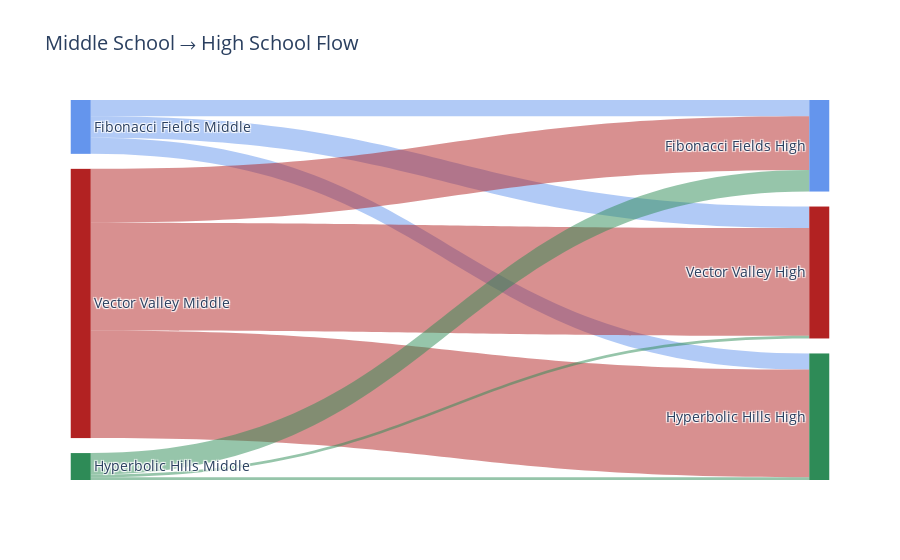

The notebook cell saved with this chart:
### Code cell
import plotly.graph_objects as go

data=[go.Sankey(
    arrangement='snap',
    node = dict(
      pad = 15,
      thickness = 20,
      line = dict(color = "black", width = 0),
      label = [
          "Fibonacci Fields Middle", "Vector Valley Middle", "Hyperbolic Hills Middle",
          "Fibonacci Fields High", "Vector Valley High", "Hyperbolic Hills High"
      ],
      x = [0.001, 0.001, 0.001, 0.999, 0.999, 0.999],
      y = [0.001, 0.5*(75/285 + 160/285), 190/285, 0.001, 0.5*(75/285 + 130/285), 215/285],
      color = [
          'cornflowerblue', 
          'firebrick', 
          'seagreen', 
          'cornflowerblue', 
          'firebrick', 
          'seagreen'
      ]
    ),
    link = dict(
      source = [0, 0, 0, 1, 1, 1, 2, 2, 2],
      target = [3, 4, 5, 3, 4, 5, 3, 4, 5],
      value = [30, 40, 30, 100, 200, 200, 40, 5, 5],
      color = [
          'rgba(100, 149, 237, 0.5)',
          'rgba(100, 149, 237, 0.5)',
          'rgba(100, 149, 237, 0.5)',
          'rgba(178, 34, 34, 0.5)',
          'rgba(178, 34, 34, 0.5)',
          'rgba(178, 34, 34, 0.5)',
          'rgba(46,139,87, 0.5)',
          'rgba(46,139,87, 0.5)',
          'rgba(46,139,87, 0.5)',
      ]
  ))]

fig = go.Figure(data=data)

fig.update_layout(width=900, title_text="Middle School → High School Flow", font_size=14)
fig.show()

### Figure 1 — Plotly figure (JSON) as saved in the notebook; plotly's stock layout.template omitted (floating-point values rounded to 4 significant figures)
{"data": [{"arrangement": "snap", "link": {"color": ["rgba(100, 149, 237, 0.5)", "rgba(100, 149, 237, 0.5)", "rgba(100, 149, 237, 0.5)", "rgba(178, 34, 34, 0.5)", "rgba(178, 34, 34, 0.5)", "rgba(178, 34, 34, 0.5)", "rgba(46,139,87, 0.5)", "rgba(46,139,87, 0.5)", "rgba(46,139,87, 0.5)"], "source": [0, 0, 0, 1, 1, 1, 2, 2, 2], "target": [3, 4, 5, 3, 4, 5, 3, 4, 5], "value": [30, 40, 30, 100, 200, 200, 40, 5, 5]}, "node": {"color": ["cornflowerblue", "firebrick", "seagreen", "cornflowerblue", "firebrick", "seagreen"], "label": ["Fibonacci Fields Middle", "Vector Valley Middle", "Hyperbolic Hills Middle", "Fibonacci Fields High", "Vector Valley High", "Hyperbolic Hills High"], "line": {"color": "black", "width": 0}, "pad": 15, "thickness": 20, "x": [0.001, 0.001, 0.001, 0.999, 0.999, 0.999], "y": [0.001, 0.4123, 0.6667, 0.001, 0.3596, 0.7544]}, "type": "sankey"}], "layout": {"font": {"size": 14}, "title": {"text": "Middle School → High School Flow"}, "width": 900}}
